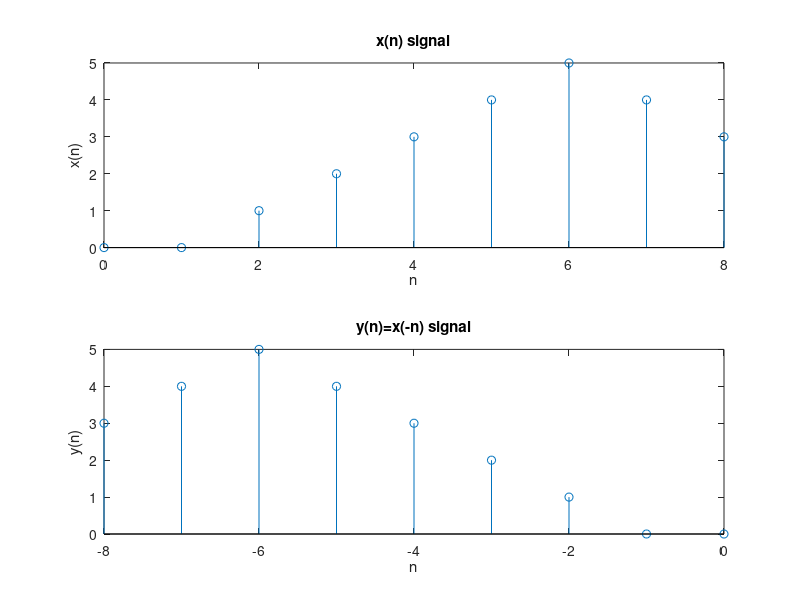

Recreate this plot in MATLAB.
clear all;
close all;
clc;

%Folding a Discrete-time signal
n = 0:8;
x = [0 0 1 2 3 4 5 4 3];

subplot(2,1,1);
stem(n,x); 
title('x(n) signal');
xlabel('n'); 
ylabel('x(n)');

m=-fliplr(n); 
y=fliplr(x);

subplot(2,1,2);
stem(m,y); 
title('y(n)=x(-n) signal');
xlabel('n'); 
ylabel('y(n)');

savefig('Example_07_Figure_01.fig');